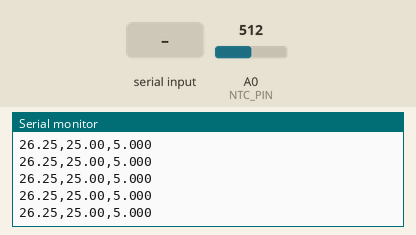
Simulated run of this sketch. Board: Arduino Uno, built with avr-gcc and run on an emulated ATmega328P. On the bench: the last lines printed to the serial monitor. The test bench sets the inputs (shaded band); at power-on: A0 (NTC_PIN) = 512.

Above: at 1.2 s.
1.3 s: "t\n" received over Serial
At 2.6 s:
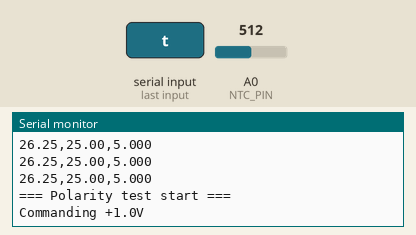
At 7.5 s:
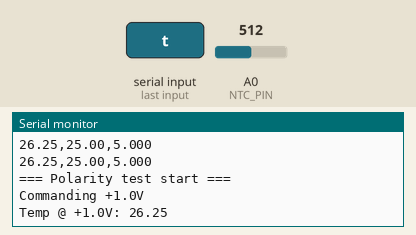

Measured:
- after the input at 1.3 s, the serial monitor: prints a new line after 0.15 s (image 1)

The sketch:

tec_pid.ino
```cpp
#include <SPI.h>
#include <PID_v1.h>
#include <math.h>

// =======================================================
// 1. HARDWARE PINS
// =======================================================

const int CS_PIN = 10;
const int NTC_PIN = A0;

// =======================================================
// 2. LT8722 REGISTER ADDRESSES
// =======================================================

const uint8_t ADDR_COMMAND  = 0x00;
const uint8_t ADDR_STATUS   = 0x02;
const uint8_t ADDR_ILIMN    = 0x04;
const uint8_t ADDR_ILIMP    = 0x06;
const uint8_t ADDR_DAC      = 0x08;
const uint8_t ADDR_OV_CLAMP = 0x0A;
const uint8_t ADDR_UV_CLAMP = 0x0C;

// =======================================================
// 3. TEC DRIVER LIMITS
// =======================================================

// ILIMP = 6.8 A - code * 13.28 mA (datasheet Eq. 9). 0x1B5 = +0.997 A, 0x169 = +2.006 A,
// 0x11E = +3.002 A. 3 A was tried on 2026-09-25 and cooled no better than 2 A (still in current
// limit, die flat): the hot side's heat rejection is the bottleneck, not current. Kept at 2 A.
const uint32_t POS_CURRENT_LIMIT = 0x00000169;
// Eq. 10 is ILIMN = code * -13.28 mA, NOT Eq. 9's downward scale, so 0x1B5 is -5.80 A --
// past the part's own -4.5 A sink rating. 0x4B (75) is the -1 A this constant claims.
const uint32_t NEG_CURRENT_1A  = 0x0000004B;

const uint32_t VOLT_CLAMP_6V   = 0x00000004;
const uint32_t VOLT_CLAMP_0V   = 0x0000000F;

// SPIS_COMMAND is 22 bits and was written as a bare 0x17, which also cleared VCC_VREG (VCC
// 3.1 V, only valid with an externally overdriven VCC), SW_VC_INT (minimum inductor current)
// and PWR_LIM (2 W). Keep the datasheet default 0x08A214 and set only the enable bits.
const uint32_t CMD_DEFAULT     = 0x0008A214;
const uint32_t CMD_ENABLE      = CMD_DEFAULT | 0x1;  // ENABLE_REQ: VCC LDO + linear stage
const uint32_t CMD_STARTUP_PWM = CMD_DEFAULT | 0x3;  // + SWEN_REQ: PWM switching

// =======================================================
// 4. DAC SCALING
// =======================================================

const double DAC_MAX = 5.0;  // was 2.0: railed under any heater load (2026-09-23)
const double REF_VOLTAGE = 3.0;
const double INTERNAL_GAIN = 16.0;
const double GAIN_ADJUST = 0.42;   // calibrated

// =======================================================
// 5. THERMISTOR PARAMETERS
// =======================================================

const float Vin = 5.0;
const float R_fixed = 10000;

const float R_nominal = 10000.0;
const float T_nominal = 25.0;
const float Beta = 3450.0;

const float calibrationOffset = 1.3;

float alpha = 0.08;
float filteredR = 10000.0;
bool firstRun = true;

// =======================================================
// 6. PID VARIABLES
// =======================================================

double Setpoint = 25.0;
double Input;
double Output;

// Kp alone left a steady error of drive/Kp: holding the die took +1.63 V, so it sat 0.33 C
// warm at 25.31 and never reached 25.00. Ki trims that away; PID_v1 clamps the integral to
// the output limits, so it cannot wind up while the drive is at its cap.
PID tecPID(&Input, &Output, &Setpoint, 5, 0.1, 0, REVERSE);

// =======================================================
// 7. CRC FUNCTION
// =======================================================

uint8_t calculateCRC(uint8_t cmd, uint8_t addr, uint32_t data)
{
    uint8_t bytes[6] =
    {
        cmd,
        addr,
        (uint8_t)(data >> 24),
        (uint8_t)(data >> 16),
        (uint8_t)(data >> 8),
        (uint8_t)data
    };

    uint8_t crc = 0;

    for (int i = 0; i < 6; i++)
    {
        crc ^= bytes[i];

        for (int j = 0; j < 8; j++)
        {
            if (crc & 0x80)
                crc = (crc << 1) ^ 0x07;
            else
                crc <<= 1;
        }
    }

    return crc;
}

// =======================================================
// 8. SPI WRITE
// =======================================================

uint32_t lt8722_read(uint8_t addr)
{
    // Same 8-byte frame as a write, opcode 0xF4, data bytes zeroed and the CRC computed over
    // them. A read without a valid CRC is rejected and the part answers with a fixed error
    // response -- identical for every address, which is what made an earlier attempt look
    // like the registers all held the same value.
    uint8_t cmd = 0xF4;
    uint8_t crc = calculateCRC(cmd, addr, 0);
    uint8_t r[8];

    digitalWrite(CS_PIN, LOW);
    r[0] = SPI.transfer(cmd);
    r[1] = SPI.transfer(addr);
    for (int i = 2; i < 6; i++) r[i] = SPI.transfer(0x00);
    r[6] = SPI.transfer(crc);
    r[7] = SPI.transfer(0x00);
    digitalWrite(CS_PIN, HIGH);

    return ((uint32_t)r[2] << 24) | ((uint32_t)r[3] << 16)
         | ((uint32_t)r[4] << 8)  |  (uint32_t)r[5];
}

void lt8722_write(uint8_t addr, uint32_t data)
{
    uint8_t cmd = 0xF2;

    uint8_t crc = calculateCRC(cmd, addr, data);

    digitalWrite(CS_PIN, LOW);

    SPI.transfer(cmd);
    SPI.transfer(addr);

    SPI.transfer(data >> 24);
    SPI.transfer(data >> 16);
    SPI.transfer(data >> 8);
    SPI.transfer(data);

    SPI.transfer(crc);
    SPI.transfer(0x00);

    digitalWrite(CS_PIN, HIGH);
}

// =======================================================
// 9. DAC UPDATE
// =======================================================

void updateLT8722_DAC(double voltage)
{
    if (voltage > DAC_MAX) voltage = DAC_MAX;
    if (voltage < -2.0) voltage = -2.0;

    int32_t signedCode = (int32_t)round(
        (voltage * 16777216.0) / (REF_VOLTAGE * INTERNAL_GAIN * GAIN_ADJUST));

    uint32_t code = (uint32_t)signedCode;

    lt8722_write(ADDR_DAC, code);
}

// =======================================================
// 10. TEMPERATURE READING
// =======================================================

double readTemperature()
{
    int rawADC = analogRead(NTC_PIN);

    float V_out = rawADC * (Vin / 1023.0);

    if (V_out >= Vin || V_out <= 0.1) return Input;

    float R_raw = R_fixed * (V_out / (Vin - V_out));

    if (firstRun)
    {
        filteredR = R_raw;
        firstRun = false;
    }

    filteredR = alpha * R_raw + (1 - alpha) * filteredR;

    float steinhart =
        log(filteredR / R_nominal) / Beta +
        (1.0 / (T_nominal + 273.15));

    float tempC = (1.0 / steinhart) - 273.15;

    return tempC + calibrationOffset;
}

// =======================================================
// 11. SETUP
// =======================================================

void setup()
{
    Serial.begin(115200);

    pinMode(CS_PIN, OUTPUT);
    digitalWrite(CS_PIN, HIGH);

    SPI.begin();
    SPI.beginTransaction(SPISettings(1000000, MSBFIRST, SPI_MODE0));

    Serial.println("Starting LT8722...");

    // Datasheet start-up sequence (LT8722 Rev. B, "Enable and startup sequence")
    lt8722_write(ADDR_COMMAND, CMD_ENABLE);
    delay(10);
    lt8722_write(ADDR_DAC, 0xFF000000);  // LDR to GND when the linear stage turns on
    lt8722_write(ADDR_ILIMP, POS_CURRENT_LIMIT);
    lt8722_write(ADDR_ILIMN, NEG_CURRENT_1A);
    lt8722_write(ADDR_OV_CLAMP, VOLT_CLAMP_6V);
    lt8722_write(ADDR_UV_CLAMP, VOLT_CLAMP_0V);
    lt8722_write(ADDR_STATUS, 0x00000000);  // clear latched faults: enables the linear stage
    delay(2);
    // ramp 0xFF000000 -> 0 over >= 5 ms so both outputs rise together to VIN/2
    for (int32_t c = (int32_t)0xFF000000; c < 0; c += 0x40000) {
        lt8722_write(ADDR_DAC, (uint32_t)c);
        delayMicroseconds(100);
    }
    lt8722_write(ADDR_DAC, 0x00000000);
    lt8722_write(ADDR_COMMAND, CMD_STARTUP_PWM);
    delay(10);
    Serial.print("STATUS  0x"); Serial.println(lt8722_read(ADDR_STATUS), HEX);
    Serial.print("COMMAND 0x"); Serial.println(lt8722_read(ADDR_COMMAND), HEX);
    Serial.print("ILIMN   0x"); Serial.println(lt8722_read(ADDR_ILIMN), HEX);
    Serial.print("ILIMP   0x"); Serial.println(lt8722_read(ADDR_ILIMP), HEX);

    // start at zero TEC current
    updateLT8722_DAC(0.0); //was 2.5

    // PID configuration
    tecPID.SetOutputLimits(-DAC_MAX, DAC_MAX);
    tecPID.SetSampleTime(1000);
    tecPID.SetMode(AUTOMATIC);

    Serial.println("Enter target temperature:");
}
void runPolarityTest()
{
    Serial.println("=== Polarity test start ===");

    Serial.println("Commanding +1.0V");
    updateLT8722_DAC(1.0);
    delay(5000);
    Serial.print("Temp @ +1.0V: "); Serial.println(readTemperature(), 2);

    updateLT8722_DAC(0.0);
    delay(2000);

    Serial.println("Commanding -1.0V");
    updateLT8722_DAC(-1.0);
    delay(5000);
    Serial.print("Temp @ -1.0V: "); Serial.println(readTemperature(), 2);

    updateLT8722_DAC(0.0);
    Serial.println("=== Polarity test complete ===");
}
// One parseable line for the host's pin and SPI checks. The raw A0 count is printed because
// readTemperature() hides an out-of-range divider by returning the stale Input, and the SPI
// reads because a dead bus answers every register with the same word.
void printDiag()
{
    int rawADC = analogRead(NTC_PIN);
    float V_out = rawADC * (Vin / 1023.0);
    Serial.print("DIAG adc="); Serial.print(rawADC);
    Serial.print(" v="); Serial.print(V_out, 3);
    Serial.print(" r=");
    if (V_out >= Vin) Serial.print("inf");
    else Serial.print(R_fixed * (V_out / (Vin - V_out)), 0);
    Serial.print(" status=0x"); Serial.print(lt8722_read(ADDR_STATUS), HEX);
    Serial.print(" command=0x"); Serial.print(lt8722_read(ADDR_COMMAND), HEX);
    Serial.print(" ilimn=0x"); Serial.print(lt8722_read(ADDR_ILIMN), HEX);
    Serial.print(" ilimp=0x"); Serial.println(lt8722_read(ADDR_ILIMP), HEX);
}
// =======================================================
// 12. MAIN LOOP
// =======================================================

void loop()
{
    Input = readTemperature();

    if (Serial.available() > 0)
    {
        String inString = Serial.readStringUntil('\n');

        if (inString == "t")
        {
            runPolarityTest();
            return;
        }

        if (inString == "r")
        {
            printDiag();  // no return: the PID step below still runs this pass
        }

        float val = inString.toFloat();

        if (val > 5 && val < 80)   // sanity range
        {
            Setpoint = val;

            Serial.print("New Target: ");
            Serial.println(Setpoint);
        }
    }
    // STATUS every 5 s: a latched fault silently disables the output stage, and nothing
    // else on this line would show it. Fault bits are 4..10; bit 0 is PWM switching.
    static unsigned long lastStatus = 0;
    if (millis() - lastStatus > 5000)
    {
        lastStatus = millis();
        uint32_t st = lt8722_read(ADDR_STATUS);
        Serial.print("STATUS 0x");
        Serial.println(st, HEX);
        // A latched fault (over-current, TSD, UVLOs: bits 4..10) switches the output stage off
        // until STATUS is cleared, and nothing else ever cleared it -- the die then warmed
        // with the drive pinned at its cap. Clearing it is the datasheet's own recovery.
        if (st & 0x7F0)
        {
            lt8722_write(ADDR_STATUS, 0x00000000);
            Serial.print("FAULT 0x");
            Serial.print(st & 0x7F0, HEX);
            Serial.println(" cleared");
        }
    }
    tecPID.Compute();

    double dacVoltage = Output;

    updateLT8722_DAC(dacVoltage);

    Serial.print(Input,2);
    Serial.print(",");

    Serial.print(Setpoint,2);
    Serial.print(",");

    Serial.println(dacVoltage,3);

    delay(200);
}
```
